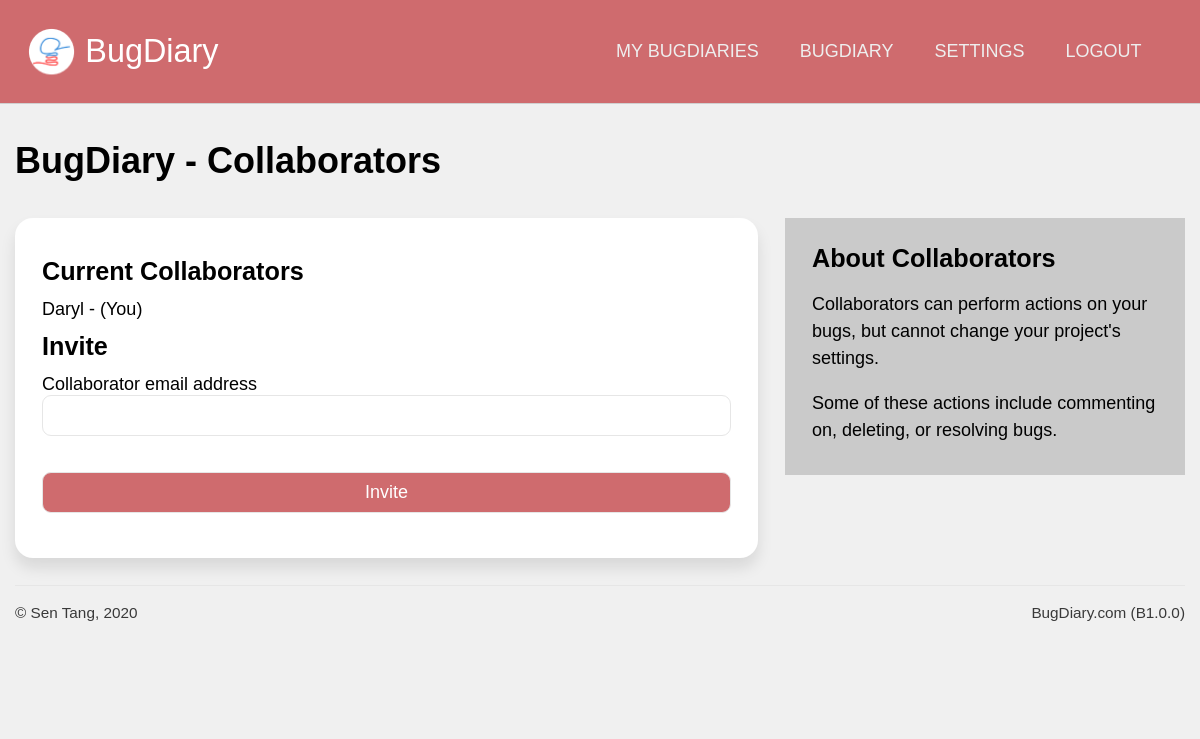
Screenshot of /projects/collaborators/ndryA96L2J7csvoX3ZdnKp (signed in) with the database file from the repository.
### application/models.py (models this page shows, shortened)
class Projects(db.Model):
    id  = db.Column(db.Integer, primary_key = True, nullable = False)
    url = db.Column(db.String(22), index = True, unique = True, nullable = False)
    name = db.Column(db.String(100), nullable = False)
    description = db.Column(db.Text, nullable = False)
    creation_date = db.Column(db.DateTime, index = True, nullable = False)
    expiry_date = db.Column(db.DateTime, index = True, nullable = False)
    status = db.Column(db.String(10), nullable = False)
    access_code = db.Column(db.String(50), nullable = True)
    last_activity = db.Column(db.DateTime(), default = dt.datetime.now())
    memo = db.Column(db.String(500), default = "Post a memo here!")
    owner = db.Column(db.Integer, db.ForeignKey('users.id')) #linked
    bugs = db.relationship('Bugs', backref = 'containing_project', cascade = "all,delete")
    locations = db.relationship('Project_bug_locations', backref = 'locations_in', cascade = "all,delete")
    types = db.relationship('Project_bug_types', backref = 'types_in', cascade = "all,delete")
    settings = db.relationship('Project_settings', backref = 'settings_for', cascade = "all,delete", uselist = False)
    blog_posts = db.relationship('Blog_posts', backref= 'post_target', cascade = "all,delete")

class Users(db.Model, UserMixin):
    id = db.Column(db.Integer, primary_key = True, nullable = False)
    display_name = db.Column(db.String(200), nullable = False)
    email = db.Column(db.String(200), index = True, unique = True, nullable = False)
    password = db.Column(db.String(200), nullable = False)
    bio = db.Column(db.Text, nullable = False)
    last_login = db.Column(db.DateTime, nullable = False)
    account_type = db.Column(db.Integer, db.ForeignKey('account_types.id'), default = 1)
    owned_projects = db.relationship('Projects', backref="project_owner")
    comments = db.relationship('Bug_comments', backref="comment_author")
    blog_posts = db.relationship('Blog_posts', backref="post_author")
    collab_projects = db.relationship('Projects', secondary = users_to_projects, backref = db.backref("collaborators", lazy = 'dynamic'), lazy='dynamic')

### application/projects/views.py (the view, shortened to what this page needs)
@projects.route('/collaborators/<string:project_url>', methods = ['post', 'get'])
@login_required
def collaborators(project_url):
    target_project = Projects.query.filter_by(url = project_url).first()
    if target_project is None:
        return redirect(url_for('users.dashboard'))
    form = collaborate_form()
    return render_template('collaborate.html', form = form, project = target_project)

### application/projects/forms.py
class collaborate_form(FlaskForm):
    email = StringField("Collaborator email address", validators=[DataRequired('Please enter an email address.'), Email("Please enter a valid email address.")])
    submit = SubmitField("Invite")

### application/models.py (called while the page is built)
@login_manager.user_loader
def load_user(user_id):
    return Users.query.get(user_id)

### application/projects/templates/projects/collaborate.html (shortened to what this page needs)
{% extends 'confined.html' %}
{% import 'macros.html' as macros %}
{% block custom_nav %}
{{ macros.project_nav(project) }}
{% endblock %}
{% block main %}
<h1>{{ project.name }} - Collaborators</h1>
<div class="main-aside">
    <main>
        <div class="rounded bg-white shadowed block">
            <h3>Current Collaborators</h3>
            {% for collaborator in project.collaborators %}
                <div>
                    {{ collaborator.display_name }}{% if collaborator == current_user %} - (You){% endif %}
                </div>
            {% endfor %}
            <h3>Invite</h3>
            <form method="post" autocomplete="off">
                {{ form.email.label }}{{ form.email }}
                {{ form.submit(class_="button-primary") }}
            </form>
        </div>
    </main>
    <aside>
        <div class="sidebar-block bg-gray">
            <h3>About Collaborators</h3>
            <p>
                Collaborators can perform actions on your bugs, but cannot change your project's settings.
            </p>
            <p>
                Some of these actions include commenting on, deleting, or resolving bugs.
            </p>
        </div>
    </aside>
</div>
{% endblock %}

### application/templates/macros.html (shortened to what this page needs)
{% macro project_nav(project) %}
<a href="{{ url_for('users.dashboard') }}">My BugDiaries</a>
<a href="{{ url_for('projects.dashboard', project_url = project.url) }}">{{project.name}}</a>
<a href="{{ url_for('projects.settings', project_url = project.url) }}">Settings</a>
<a href="{{ url_for('users.logout') }}">Logout</a>
{% endmacro %}

### application/static/css/unilay5.css (style rules this page uses)
body { font-size: 18px; font-family: sans-serif; color: #000; margin: 0; padding: 0; background-color: #f0f0f0; }
header nav a, header #navigation a { text-transform: uppercase; display: inline-block; color: #eeeeee; text-decoration: none; padding: 0 1em; font-family: "Trebuchet MS", Helvetica, sans-serif; }
p { line-height: 150%; }
a:link, a:visited { color: #ff3939; }
h2, h3, h4, h5 { margin: 0.5em 0; }
h1 { color: inherit; font-size: 2em; margin: 1em 0; }
h3 { color: inherit; font-size: 1.4em; }
.block { padding: 1.5em; margin-bottom: 1.5em; }
.sidebar-block { padding: 0.75em 1.5em; margin-bottom: 1.5em; }
.aside-main, .main-aside { display: grid; grid-gap: 1.5em; }
.aside-main main, .main-aside main { grid-area: main; }
.aside-main aside, .main-aside aside { grid-area: aside; }
.main-aside { grid-template-areas: "main aside"; grid-template-columns: auto 400px; }
.rounded { border-radius: 1em 1em 1em 1em; -moz-border-radius: 1em 1em 1em 1em; -webkit-border-radius: 1em 1em 1em 1em; }
.shadowed { -webkit-box-shadow: 0px 10px 15px 0px rgba(0, 0, 0, 0.1); -moz-box-shadow: 0px 10px 15px 0px rgba(0, 0, 0, 0.1); box-shadow: 0px 10px 15px 0px rgba(0, 0, 0, 0.1); }
.bg-white { background-color: #fff; }
.bg-gray { background-color: #cacaca; }
form { font-size: 1em; }
input[type=text], input[type=number], input[type=submit], input[type=password], select, textarea, .button-styled { font-size: 1em; padding: 0.5em; -webkit-appearance: none; -moz-appearance: none; appearance: none; width: 100%; border: 1px solid; font-family: inherit; margin-bottom: 1em; border-color: #e6e6e6; -webkit-box-sizing: border-box; -moz-box-sizing: border-box; box-sizing: border-box; border-radius: 0.5em 0.5em 0.5em 0.5em; -moz-border-radius: 0.5em 0.5em 0.5em 0.5em; -webkit-border-radius: 0.5em 0.5em 0.5em 0.5em; }
input[type=submit] { margin-top: 1em; }
.button-primary { background-color: #cf6b6e; color: #fff; }

### rows the page displays
Projects: name "BUGDIARY", name "BugDiary"
Users: display_name "Daryl", shows "- (You)"

### other values shown
{{ version }} "B1.0.0"
